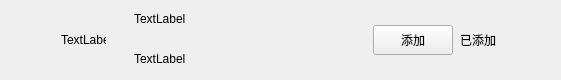
<?xml version="1.0" encoding="UTF-8"?>
<ui version="4.0">
 <class>ApplyFriendItem</class>
 <widget class="QWidget" name="ApplyFriendItem">
  <property name="geometry">
   <rect>
    <x>0</x>
    <y>0</y>
    <width>561</width>
    <height>80</height>
   </rect>
  </property>
  <property name="windowTitle">
   <string>ApplyFriendItem</string>
  </property>
  <layout class="QHBoxLayout" name="horizontalLayout">
   <property name="topMargin">
    <number>0</number>
   </property>
   <property name="rightMargin">
    <number>0</number>
   </property>
   <property name="bottomMargin">
    <number>0</number>
   </property>
   <item>
    <spacer name="horizontalSpacer">
     <property name="orientation">
      <enum>Qt::Orientation::Horizontal</enum>
     </property>
     <property name="sizeType">
      <enum>QSizePolicy::Policy::Fixed</enum>
     </property>
     <property name="sizeHint" stdset="0">
      <size>
       <width>50</width>
       <height>20</height>
      </size>
     </property>
    </spacer>
   </item>
   <item>
    <widget class="QLabel" name="iconLabel">
     <property name="minimumSize">
      <size>
       <width>45</width>
       <height>45</height>
      </size>
     </property>
     <property name="maximumSize">
      <size>
       <width>45</width>
       <height>45</height>
      </size>
     </property>
     <property name="text">
      <string>TextLabel</string>
     </property>
    </widget>
   </item>
   <item>
    <widget class="QWidget" name="widget" native="true">
     <layout class="QHBoxLayout" name="horizontalLayout_2">
      <property name="spacing">
       <number>7</number>
      </property>
      <property name="leftMargin">
       <number>11</number>
      </property>
      <property name="topMargin">
       <number>2</number>
      </property>
      <property name="rightMargin">
       <number>11</number>
      </property>
      <property name="bottomMargin">
       <number>2</number>
      </property>
      <item>
       <widget class="QWidget" name="widget_2" native="true">
        <layout class="QVBoxLayout" name="verticalLayout">
         <property name="spacing">
          <number>10</number>
         </property>
         <property name="leftMargin">
          <number>11</number>
         </property>
         <property name="topMargin">
          <number>2</number>
         </property>
         <property name="rightMargin">
          <number>11</number>
         </property>
         <property name="bottomMargin">
          <number>2</number>
         </property>
         <item>
          <widget class="QLabel" name="userChatLabel">
           <property name="minimumSize">
            <size>
             <width>100</width>
             <height>30</height>
            </size>
           </property>
           <property name="maximumSize">
            <size>
             <width>200</width>
             <height>30</height>
            </size>
           </property>
           <property name="text">
            <string>TextLabel</string>
           </property>
          </widget>
         </item>
         <item>
          <widget class="QLabel" name="userNameLabel">
           <property name="minimumSize">
            <size>
             <width>100</width>
             <height>30</height>
            </size>
           </property>
           <property name="maximumSize">
            <size>
             <width>100</width>
             <height>30</height>
            </size>
           </property>
           <property name="text">
            <string>TextLabel</string>
           </property>
          </widget>
         </item>
        </layout>
       </widget>
      </item>
      <item>
       <spacer name="horizontalSpacer_3">
        <property name="orientation">
         <enum>Qt::Orientation::Horizontal</enum>
        </property>
        <property name="sizeHint" stdset="0">
         <size>
          <width>40</width>
          <height>20</height>
         </size>
        </property>
       </spacer>
      </item>
      <item>
       <widget class="ClickedBtn" name="addBtn">
        <property name="sizePolicy">
         <sizepolicy hsizetype="Minimum" vsizetype="Fixed">
          <horstretch>80</horstretch>
          <verstretch>30</verstretch>
         </sizepolicy>
        </property>
        <property name="minimumSize">
         <size>
          <width>80</width>
          <height>30</height>
         </size>
        </property>
        <property name="maximumSize">
         <size>
          <width>80</width>
          <height>30</height>
         </size>
        </property>
        <property name="text">
         <string>添加</string>
        </property>
       </widget>
      </item>
      <item>
       <widget class="QLabel" name="alreadyAddLabel">
        <property name="minimumSize">
         <size>
          <width>40</width>
          <height>0</height>
         </size>
        </property>
        <property name="text">
         <string>已添加</string>
        </property>
       </widget>
      </item>
      <item>
       <spacer name="horizontalSpacer_2">
        <property name="orientation">
         <enum>Qt::Orientation::Horizontal</enum>
        </property>
        <property name="sizeType">
         <enum>QSizePolicy::Policy::Fixed</enum>
        </property>
        <property name="sizeHint" stdset="0">
         <size>
          <width>50</width>
          <height>20</height>
         </size>
        </property>
       </spacer>
      </item>
     </layout>
    </widget>
   </item>
  </layout>
 </widget>
 <layoutdefault spacing="6" margin="11"/>
 <customwidgets>
  <customwidget>
   <class>ClickedBtn</class>
   <extends>QPushButton</extends>
   <header location="global">clickedbtn.h</header>
  </customwidget>
 </customwidgets>
 <resources/>
 <connections/>
</ui>
